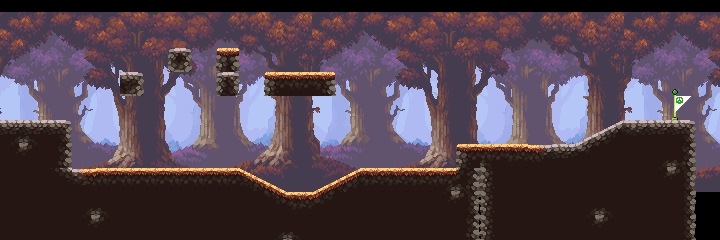

Rendered tile map (Tiled .tmx) drawn with the repository's tilesets; below, a short description and the full map source, tile grids included:
An orthogonal 30x10 tile map with 24x24 px tiles, 4 tile layers (Calque de Tuiles 1,  ouo, background 3, playground), 6 tilesets and 14 objects.

<map version="1.10" tiledversion="1.10.2" orientation="orthogonal" renderorder="right-down" width="30" height="10" tilewidth="24" tileheight="24" infinite="0" nextlayerid="11" nextobjectid="16">
 <tileset firstgid="1" source="Les tsx/oak_woods_tileset.tsx" />
 <tileset firstgid="316" source="Les tsx/Flag.tsx" />
 <tileset firstgid="317" source="Les tsx/background_layer_1.tsx" />
 <tileset firstgid="318" source="Les tsx/background_layer_2.tsx" />
 <tileset firstgid="319" source="Les tsx/background_layer_3.tsx" />
 <tileset firstgid="320" source="fdfdf.tsx" />
 <layer id="1" name="Calque de Tuiles 1" width="30" height="10">
  <data encoding="csv">
0,0,0,0,0,0,0,0,0,0,0,0,0,0,0,0,0,0,0,0,0,0,0,0,0,0,0,0,0,0,
0,0,0,0,0,0,0,0,0,0,0,0,0,0,0,0,0,0,0,0,0,0,0,0,0,0,0,0,0,0,
0,0,0,0,0,0,0,0,0,0,0,0,0,0,0,0,0,0,0,0,0,0,0,0,0,0,0,0,0,0,
0,0,0,0,0,0,0,0,0,0,0,0,0,0,0,0,0,0,0,0,0,0,0,0,0,0,0,0,0,0,
0,0,0,0,0,0,0,0,0,0,0,0,0,0,0,0,0,0,0,0,0,0,0,0,0,0,0,0,0,0,
0,0,0,0,0,0,0,0,0,0,0,0,0,0,0,0,0,0,0,0,0,0,0,0,0,0,0,0,0,0,
0,0,0,0,0,0,0,0,0,0,0,0,0,0,0,0,0,0,0,0,0,0,0,0,0,0,0,0,0,0,
317,0,0,0,0,0,0,0,0,0,0,0,0,317,0,0,0,0,0,0,0,0,0,0,0,0,317,0,0,0,
0,0,0,0,0,0,0,0,0,0,0,0,0,0,0,0,0,0,0,0,0,0,0,0,0,0,0,0,0,0,
0,0,0,0,0,0,0,0,0,0,0,0,0,0,0,0,0,0,0,0,0,0,0,0,0,0,0,0,0,0
</data>
 </layer>
 <layer id="5" name=" ouo" width="30" height="10">
  <data encoding="csv">
0,0,0,0,0,0,0,0,0,0,0,0,0,0,0,0,0,0,0,0,0,0,0,0,0,0,0,0,0,0,
0,0,0,0,0,0,0,0,0,0,0,0,0,0,0,0,0,0,0,0,0,0,0,0,0,0,0,0,0,0,
0,0,0,0,0,0,0,0,0,0,0,0,0,0,0,0,0,0,0,0,0,0,0,0,0,0,0,0,0,0,
0,0,0,0,0,0,0,0,0,0,0,0,0,0,0,0,0,0,0,0,0,0,0,0,0,0,0,0,0,0,
0,0,0,0,0,0,0,0,0,0,0,0,0,0,0,0,0,0,0,0,0,0,0,0,0,0,0,0,0,0,
0,0,0,0,0,0,0,0,0,0,0,0,0,0,0,0,0,0,0,0,0,0,0,0,0,0,0,0,0,0,
0,0,0,0,0,0,0,0,0,0,0,0,0,0,0,0,0,0,0,0,0,0,0,0,0,0,0,0,0,0,
318,0,0,0,0,0,0,0,0,0,0,0,0,318,0,0,0,0,0,0,0,0,0,0,0,0,318,0,0,0,
0,0,0,0,0,0,0,0,0,0,0,0,0,0,0,0,0,0,0,0,0,0,0,0,0,0,0,0,0,0,
0,0,0,0,0,0,0,0,0,0,0,0,0,0,0,0,0,0,0,0,0,0,0,0,0,0,0,0,0,0
</data>
 </layer>
 <layer id="6" name="background 3" width="30" height="10">
  <data encoding="csv">
0,0,0,0,0,0,0,0,0,0,0,0,0,0,0,0,0,0,0,0,0,0,0,0,0,0,0,0,0,0,
0,0,0,0,0,0,0,0,0,0,0,0,0,0,0,0,0,0,0,0,0,0,0,0,0,0,0,0,0,0,
0,0,0,0,0,0,0,0,0,0,0,0,0,0,0,0,0,0,0,0,0,0,0,0,0,0,0,0,0,0,
0,0,0,0,0,0,0,0,0,0,0,0,0,0,0,0,0,0,0,0,0,0,0,0,0,0,0,0,0,0,
0,0,0,0,0,0,0,0,0,0,0,0,0,0,0,0,0,0,0,0,0,0,0,0,0,0,0,0,0,0,
0,0,0,0,0,0,0,0,0,0,0,0,0,0,0,0,0,0,0,0,0,0,0,0,0,0,0,0,0,0,
0,0,0,0,0,0,0,0,0,0,0,0,0,0,0,0,0,0,0,0,0,0,0,0,0,0,0,0,0,0,
319,0,0,0,0,0,0,0,0,0,0,0,0,319,0,0,0,0,0,0,0,0,0,0,0,0,319,0,0,0,
0,0,0,0,0,0,0,0,0,0,0,0,0,0,0,0,0,0,0,0,0,0,0,0,0,0,0,0,0,0,
0,0,0,0,0,0,0,0,0,0,0,0,0,0,0,0,0,0,0,0,0,0,0,0,0,0,0,0,0,0
</data>
 </layer>
 <objectgroup id="8" name="Ld">
  <object id="2" x="0" y="120">
   <polygon points="0,0 72,0 72,120 0,120" />
  </object>
  <object id="3" x="72" y="168">
   <polygon points="0,0 168,0 168,72 0,72" />
  </object>
  <object id="4" x="240" y="168">
   <polygon points="0,0 48,24 48,72 0,72" />
  </object>
  <object id="5" x="289.727" y="192.831">
   <polygon points="0,0 22.2732,-0.831446 22.2732,47.1686 -1.72685,47.1686" />
  </object>
  <object id="6" x="312" y="192">
   <polygon points="0,0 48,-24 48,48 0,48" />
  </object>
  <object id="7" x="361.679" y="165.969">
   <polygon points="0,0 94.3211,2.03065 94.3211,74.0306 -1.67888,74.0306" />
  </object>
  <object id="8" x="456" y="240">
   <polygon points="0,0 0,-96 120,-96 120,0" />
  </object>
  <object id="9" x="576" y="240">
   <polygon points="0,0 0,-96 48,-120 48,0" />
  </object>
  <object id="10" x="624" y="120">
   <polygon points="0,0 72,0 72,120 0,120" />
  </object>
  <object id="11" x="263.041" y="73.9347">
   <polygon points="0,0 72,0 72,24 0,24" />
  </object>
  <object id="12" x="96" y="72">
   <polygon points="24,0 48,0 48,24 24,24" />
  </object>
  <object id="13" x="168" y="48">
   <polygon points="0,0 0,24 24,24 24,0" />
  </object>
  <object id="14" x="216" y="47.0566">
   <polygon points="0,0 24,0 24,48 0,48" />
  </object>
 </objectgroup>
 <objectgroup id="9" name="spike" />
 <objectgroup id="10" name="Flag">
  <object id="15" x="672" y="120">
   <polygon points="0,0 0,-24 24,-24" />
  </object>
 </objectgroup>
 <layer id="7" name="playground" width="30" height="10">
  <data encoding="csv">
0,0,0,0,0,0,0,0,0,0,0,0,0,0,0,0,0,0,0,0,0,0,0,0,0,0,0,0,0,0,
0,0,0,0,0,0,0,0,0,0,0,0,0,0,0,0,0,0,0,0,0,0,0,0,0,0,0,0,0,0,
0,0,0,0,0,0,0,13,0,368,0,0,0,0,0,0,0,0,0,0,0,0,0,0,0,0,0,0,0,0,
0,0,0,0,0,75,0,0,0,53,0,320,321,323,0,0,0,0,0,0,0,0,0,0,0,0,0,0,0,0,
0,0,0,0,0,0,0,0,0,0,0,0,0,0,0,0,0,0,0,0,0,0,0,0,0,0,0,0,316,0,
155,153,9,0,0,0,0,0,0,0,0,0,0,0,0,0,0,0,0,0,0,0,0,0,106,107,7,8,9,0,
277,276,46,0,0,0,0,0,0,0,0,0,0,0,0,0,0,0,0,1,195,3,140,8,127,23,23,256,137,0,
23,23,130,139,2,2,2,2,2,2,150,151,0,148,149,3,3,3,197,221,43,23,23,23,23,23,23,277,158,0,
23,23,23,256,255,23,23,23,23,23,23,172,3,169,23,23,23,23,277,158,43,23,23,23,256,255,23,23,25,0,
23,23,23,277,276,23,23,23,23,23,23,256,255,23,23,23,23,23,23,46,43,23,23,23,277,276,23,23,25,0
</data>
 </layer>
</map>
